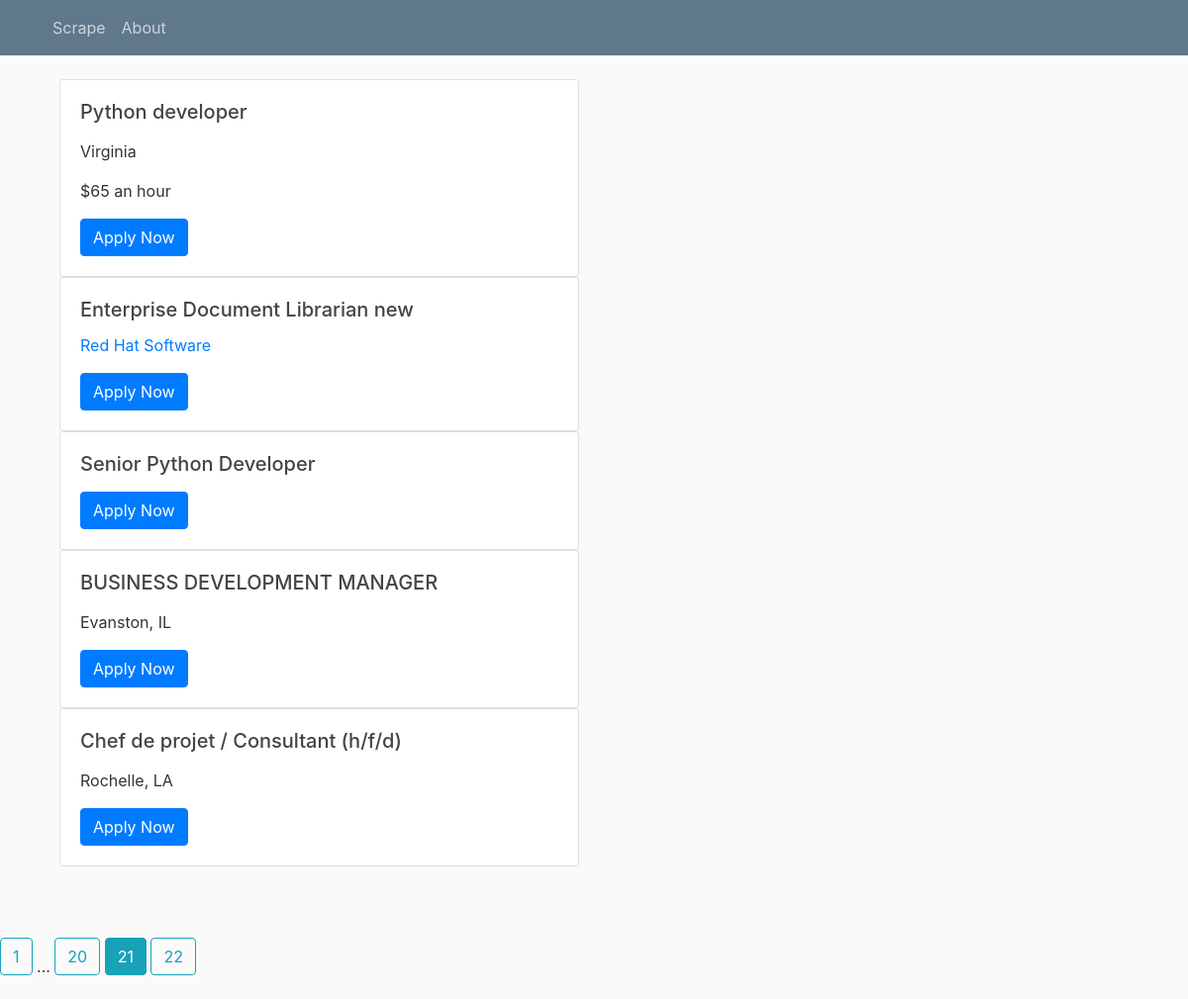
Screenshot of /home?page=21 with the database file from the repository.
### scrape/models.py (models this page shows, shortened)
class data(db.Model):
    id = db.Column(db.Integer, primary_key=True)
    post_name = db.Column(db.String(120))
    href_post = db.Column(db.String(120))
    name_company = db.Column(db.String(120))
    href_company = db.Column(db.String(120))
    location=db.Column(db.String(120))
    salary=db.Column(db.String(120))
    verif=db.Column(db.String(120),unique=True)

### scrape/routes.py (the view)
@app.route("/home")
def home():
    page = request.args.get('page', 1, type=int)
    posts = data.query.order_by(data.id.desc()).paginate(page=page, per_page=5)
    return render_template('home.html', posts=posts)

### scrape/templates/home.html (shortened to what this page needs)
<!DOCTYPE html>
<html>
<head>
    <link rel="stylesheet" href="https://maxcdn.bootstrapcdn.com/bootstrap/4.0.0/css/bootstrap.min.css">
    <link rel="stylesheet" type="text/css" href="{{ url_for('static', filename='main.css') }}">
</head>
<body>
    <header class="site-header">
      <nav class="navbar navbar-expand-md navbar-dark bg-steel fixed-top">
        <div class="container">
          <div class="collapse navbar-collapse" id="navbarToggle">
            <div class="navbar-nav mr-auto">
              <a class="nav-item nav-link" href="{{ url_for('save') }}">Scrape</a>
              <a class="nav-item nav-link" href="">About</a>
            </div>
          </div>
        </div>
      </nav>
    </header>
    <div class="container">
    {% for post in posts.items %}
      <div class="col-sm-6">
        <div class="card">
          <div class="card-body">
            <h5 class="card-title">{{ post.post_name }}</h5>
            <p class="card-text"><a href="{{ post.href_company }}">{{ post.name_company }}</a></p>
            <p class="card-text">{{ post.location }}</p>
            <p class="card-text">{{ post.salary }}</p>
            <a href="{{ post.href_post }}" class="btn btn-primary">Apply Now</a>
          </div>
        </div>
      </div>
    {% endfor %}
  </div>
  <br>
  <br>
  <br>
    {% for page_num in posts.iter_pages(left_edge=1,right_edge=1,left_current=1,right_current=2) %}
         {% if page_num %}
             {% if posts.page==page_num %}
              <a class="btn btn-info mb-4" href="{{ url_for('home',page=page_num) }}">{{ page_num }}</a>
              {% else %}
              <a class="btn btn-outline-info mb-4" href="{{ url_for('home',page=page_num) }}">{{ page_num }}</a>
              {% endif %}
          {% else %}
             ...
         {% endif %}
    {% endfor %}
</body>
</html>

### scrape/static/main.css (style rules this page uses)
body { background: #fafafa; color: #333333; margin-top: 5rem; }
h1, h2, h3, h4, h5, h6 { color: #444444; }
.bg-steel { background-color: #5f788a; }
.site-header .navbar-nav .nav-link { color: #cbd5db; }

### rows the page displays
data: post_name "Python developer", location "Virginia", salary "$65 an hour"
data: post_name "Enterprise Document Librarian new", name_company "Red Hat Software"
data: post_name "Senior Python Developer"
data: post_name "BUSINESS DEVELOPMENT MANAGER", location "Evanston, IL"
data: post_name "Chef de projet / Consultant (h/f/d)", location "Rochelle, LA"

### other values shown
{{ page_num }} "1" "20" "22"
{{ page_num }} "21"
